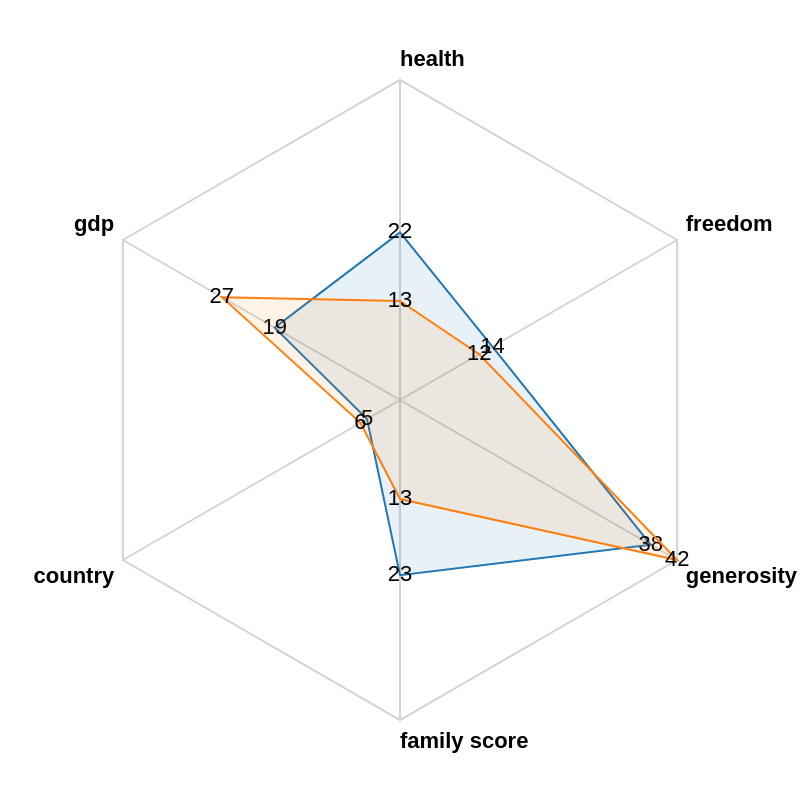

Here is the Vega-Lite specification saved for this chart:
### Vega specification from a JSON file in a GitHub repository (floating-point values rounded to 4 significant figures)
{"$schema": "https://vega.github.io/schema/vega/v5.json", "description": "A radar chart example, showing multiple dimensions in a radial layout.", "width": 400, "height": 400, "padding": 40, "autosize": {"type": "none", "contains": "padding"}, "signals": [{"name": "radius", "update": "width / 2"}], "data": [{"name": "table", "values": [{"key": "gdp", "value": 19, "category": 0}, {"key": "health", "value": 22, "category": 0}, {"key": "freedom", "value": 14, "category": 0}, {"key": "generosity", "value": 38, "category": 0}, {"key": "family score", "value": 23, "category": 0}, {"key": "country", "value": 5, "category": 0}, {"key": "gdp", "value": 27, "category": 1}, {"key": "health", "value": 13, "category": 1}, {"key": "freedom", "value": 12, "category": 1}, {"key": "generosity", "value": 42, "category": 1}, {"key": "family score", "value": 13, "category": 1}, {"key": "country", "value": 6, "category": 1}]}, {"name": "keys", "source": "table", "transform": [{"type": "aggregate", "groupby": ["key"]}]}], "scales": [{"name": "angular", "type": "point", "range": {"signal": "[-PI, PI]"}, "padding": 0.5, "domain": {"data": "table", "field": "key"}}, {"name": "radial", "type": "linear", "range": {"signal": "[0, radius]"}, "zero": true, "nice": false, "domain": {"data": "table", "field": "value"}, "domainMin": 0}, {"name": "color", "type": "ordinal", "domain": {"data": "table", "field": "category"}, "range": {"scheme": "category10"}}], "encode": {"enter": {"x": {"signal": "radius"}, "y": {"signal": "radius"}}}, "marks": [{"type": "group", "name": "categories", "zindex": 1, "from": {"facet": {"data": "table", "name": "facet", "groupby": ["category"]}}, "marks": [{"type": "line", "name": "category-line", "from": {"data": "facet"}, "encode": {"enter": {"interpolate": {"value": "linear-closed"}, "x": {"signal": "scale('radial', datum.value) * cos(scale('angular', datum.key))"}, "y": {"signal": "scale('radial', datum.value) * sin(scale('angular', datum.key))"}, "stroke": {"scale": "color", "field": "category"}, "strokeWidth": {"value": 1}, "fill": {"scale": "color", "field": "category"}, "fillOpacity": {"value": 0.1}}}}, {"type": "text", "name": "value-text", "from": {"data": "category-line"}, "encode": {"enter": {"x": {"signal": "datum.x"}, "y": {"signal": "datum.y"}, "text": {"signal": "datum.datum.value"}, "align": {"value": "center"}, "baseline": {"value": "middle"}, "fill": {"value": "black"}}}}]}, {"type": "rule", "name": "radial-grid", "from": {"data": "keys"}, "zindex": 0, "encode": {"enter": {"x": {"value": 0}, "y": {"value": 0}, "x2": {"signal": "radius * cos(scale('angular', datum.key))"}, "y2": {"signal": "radius * sin(scale('angular', datum.key))"}, "stroke": {"value": "lightgray"}, "strokeWidth": {"value": 1}}}}, {"type": "text", "name": "key-label", "from": {"data": "keys"}, "zindex": 1, "encode": {"enter": {"x": {"signal": "(radius + 5) * cos(scale('angular', datum.key))"}, "y": {"signal": "(radius + 5) * sin(scale('angular', datum.key))"}, "text": {"field": "key"}, "align": [{"test": "abs(scale('angular', datum.key)) > PI / 2", "value": "right"}, {"value": "left"}], "baseline": [{"test": "scale('angular', datum.key) > 0", "value": "top"}, {"test": "scale('angular', datum.key) == 0", "value": "middle"}, {"value": "bottom"}], "fill": {"value": "black"}, "fontWeight": {"value": "bold"}}}}, {"type": "line", "name": "outer-line", "from": {"data": "radial-grid"}, "encode": {"enter": {"interpolate": {"value": "linear-closed"}, "x": {"field": "x2"}, "y": {"field": "y2"}, "stroke": {"value": "lightgray"}, "strokeWidth": {"value": 1}}}}]}
